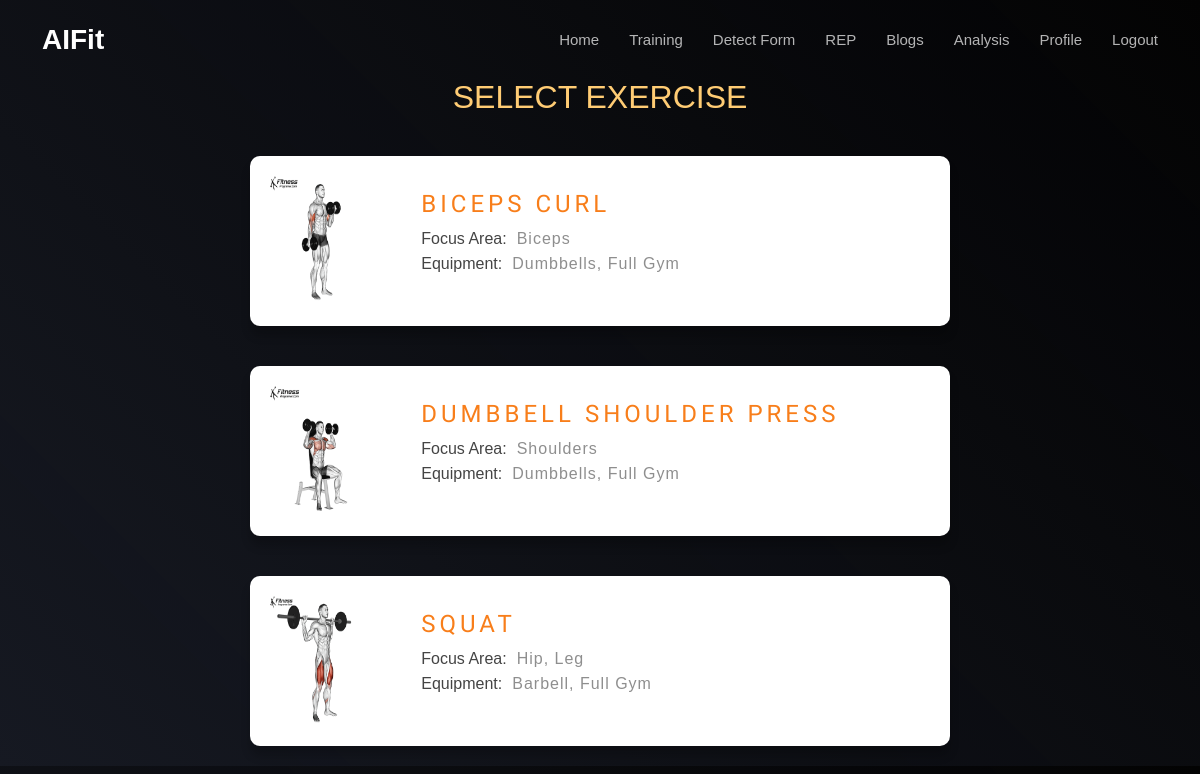
The page /trainer/ (signed in) on the database as committed earlier.
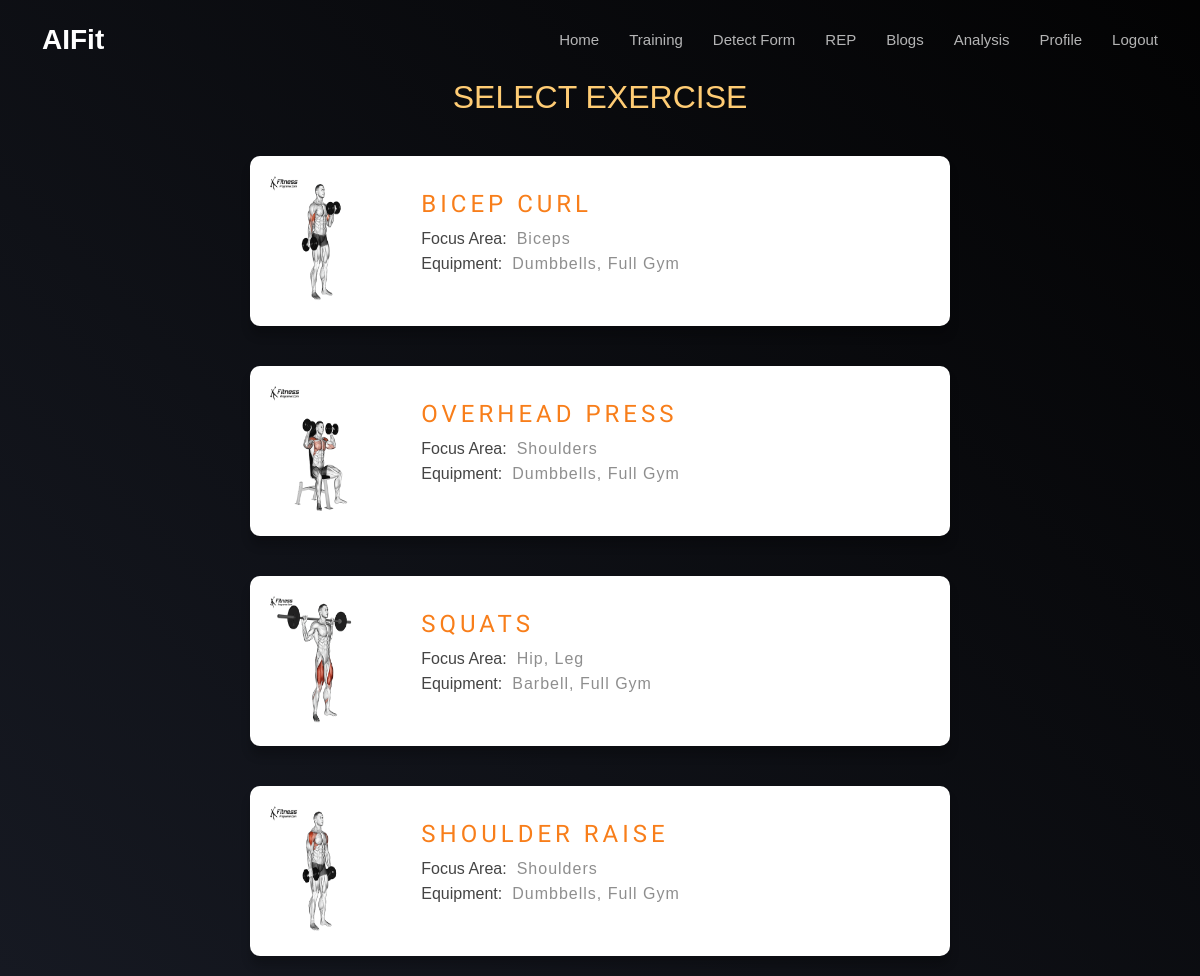
The same page on the database as committed later.
### app/models.py (models this page shows, shortened)
class Trainer_form(models.Model):
    title= models.CharField(max_length=100)
    image=models.FileField(upload_to="Exercise Images/")
    f_area= models.TextField(max_length=100)
    equipment= models.TextField(max_length=100)
    prep= models.TextField(max_length=1000)
    execution= models.TextField(max_length=1000)
    keyTip= models.TextField(max_length=1000)

### app/views.py (the view)
# urls.py: path('trainer/', views.trainer_main, name='trainer_main'),
@login_required(login_url='login')
def trainer_main(request):
    objects=Trainer_form.objects.all()
    context={'objects':objects}
    return render(request,'training/trainer_main.html',context=context)

### app/templates/training/trainer_main.html (shortened to what this page needs)
{% extends "base.html" %}
{% block content %}
{% load static %}
<link rel="stylesheet" href="{%static 'css/training.css'%}">
<div class="courses-container mt-5">
    <div class="title">
        <h3>SELECT EXERCISE</h3>
    </div>
    {% for obj in objects %}
    <div class="course_container">
        <div class="course">
            <div class="course-preview">
                <img src="{{obj.image.url}}" alt="">
            </div>
            <div class="course-info training_section">
                <a href="{% url 'train' obj.id %}">
                    {{obj.title}}
                </a>
                <div class="info">
                    <h4>Focus Area: </h4>
                    <h6> {{obj.f_area}}</h6>
                </div>
                <div class="info">
                    <h4>Equipment: </h4>
                    <h6> {{obj.equipment}}</h6>
                </div>
            </div>
        </div>
    </div>
    {% endfor %}
</div>
{% endblock content %}

Rows that differ between the two databases and show on the page:
changed Trainer_form "Biceps": title "BICEPS CURL" → "BICEP CURL"
changed Trainer_form: title "DUMBBELL SHOULDER PRESS" → "OVERHEAD PRESS"
changed Trainer_form "Hip, Leg": title "SQUAT" → "SQUATS"
added Trainer_form: image (picture), title "SHOULDER RAISE", f_area "Shoulders", equipment "Dumbbells, Full Gym"
